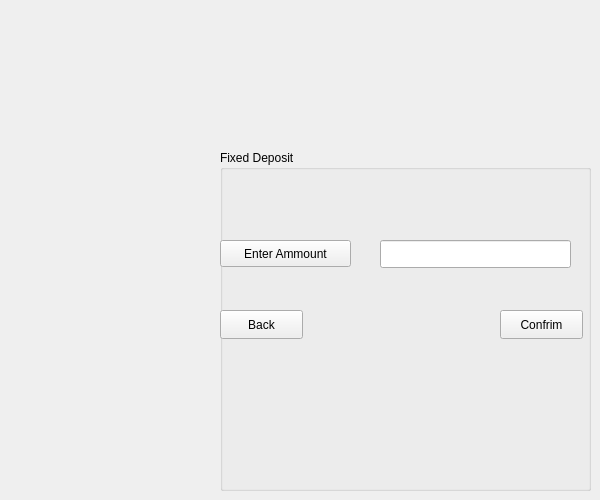
    <widget class="QWidget" name="Fdr">
     <widget class="QGroupBox" name="groupBox_8">
      <property name="geometry">
       <rect>
        <x>220</x>
        <y>150</y>
        <width>371</width>
        <height>341</height>
       </rect>
      </property>
      <property name="title">
       <string>Fixed Deposit</string>
      </property>
      <widget class="QToolButton" name="toolButton_39">
       <property name="geometry">
        <rect>
         <x>0</x>
         <y>90</y>
         <width>131</width>
         <height>27</height>
        </rect>
       </property>
       <property name="text">
        <string>Enter Ammount</string>
       </property>
      </widget>
      <widget class="QPushButton" name="pushButton_27">
       <property name="geometry">
        <rect>
         <x>280</x>
         <y>160</y>
         <width>83</width>
         <height>29</height>
        </rect>
       </property>
       <property name="text">
        <string>Confrim</string>
       </property>
      </widget>
      <widget class="QPushButton" name="pushButton_53">
       <property name="geometry">
        <rect>
         <x>0</x>
         <y>160</y>
         <width>83</width>
         <height>29</height>
        </rect>
       </property>
       <property name="text">
        <string>Back</string>
       </property>
      </widget>
      <widget class="QLineEdit" name="lineEdit_15">
       <property name="geometry">
        <rect>
         <x>160</x>
         <y>90</y>
         <width>191</width>
         <height>28</height>
        </rect>
       </property>
      </widget>
     </widget>
    </widget>
